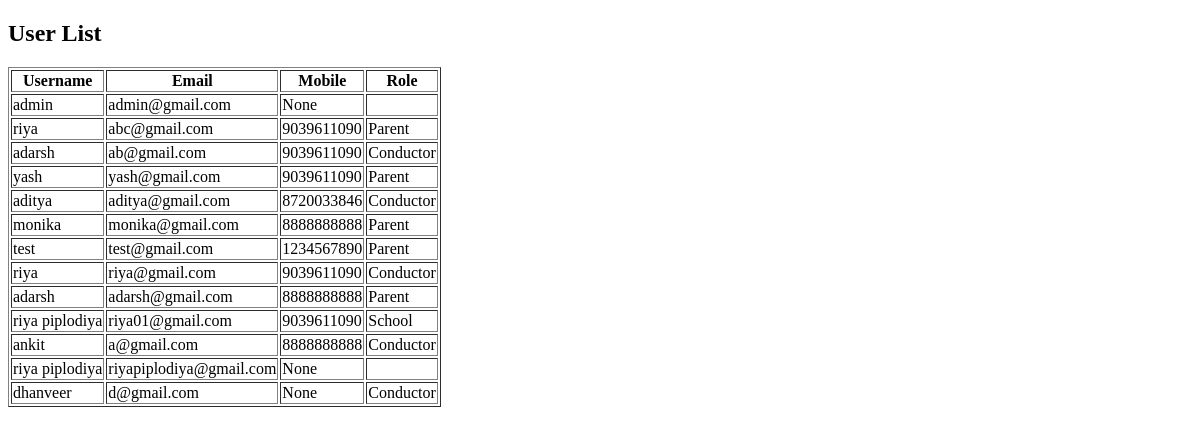
Page /users/ (signed in) on the earlier database version.
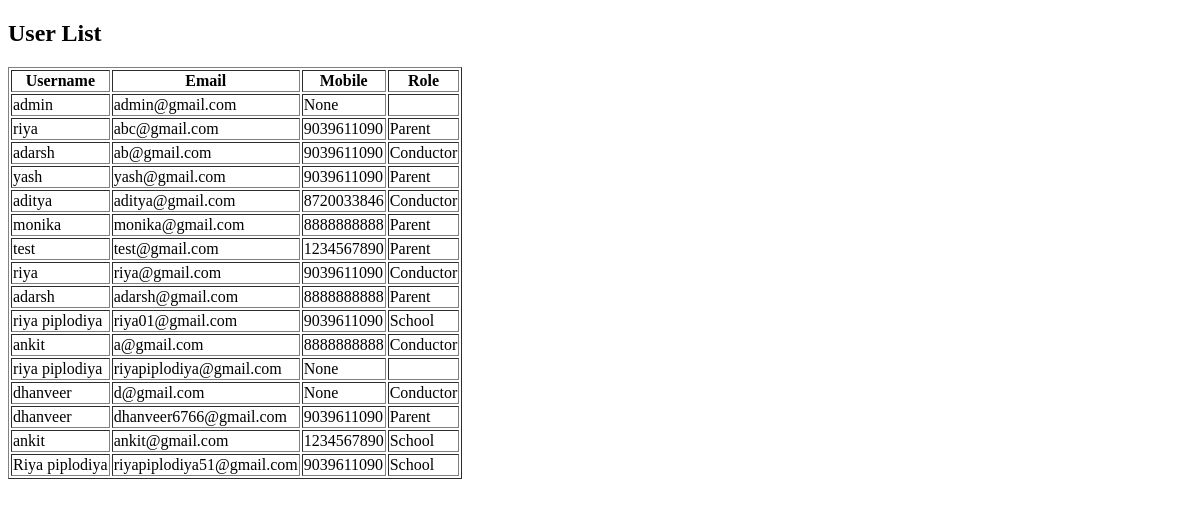
Same page on the later database version.
### accounts/models.py (models this page shows, shortened)
class UserModel(AbstractUser):
    username = models.CharField(max_length=150)
    email = models.EmailField(unique=True)
    mobile_number = models.CharField(
        max_length=10,
        validators=[phone_validator],
        blank=True,
        null=True
    )
    school = models.ForeignKey(School, on_delete=models.CASCADE, null=True,blank=True)
    role = models.CharField(
        max_length=20,
        choices=ROLE_CHOICES
    )
    USERNAME_FIELD = "email"
    REQUIRED_FIELDS = ["username"]
    class Meta:
        constraints = [
            models.UniqueConstraint(
                fields=["username", "role"],
                name="unique_username_role"
            )
        ]

### accounts/views.py (the view)
# urls.py: path('users/', user_list, name='user_list'),
@login_required
def user_list(request):
    users = UserModel.objects.all()
    return render(request, "accounts/user_list.html", {"users": users})

### templates/accounts/user_list.html (shortened to what this page needs)
<!DOCTYPE html>
<html>
<head>
</head>
<body>
<h2>User List</h2>
<table border="1">
<tr>
<th>Username</th>
<th>Email</th>
<th>Mobile</th>
<th>Role</th>
</tr>
{% for user in users %}
<tr>
<td>{{ user.username }}</td>
<td>{{ user.email }}</td>
<td>{{ user.mobile_number }}</td>
<td>{{ user.get_role_display }}</td>
</tr>
{% endfor %}
</table>
</body>
</html>

Differences in the rows shown:
added UserModel: username "dhanveer", email "dhanveer6766@gmail.com", mobile_number "9039611090", role "Parent"
added UserModel: username "ankit", email "ankit@gmail.com", mobile_number "1234567890", role "School"
added UserModel: username "Riya piplodiya", email "riyapiplodiya51@gmail.com", mobile_number "9039611090", role "School"
